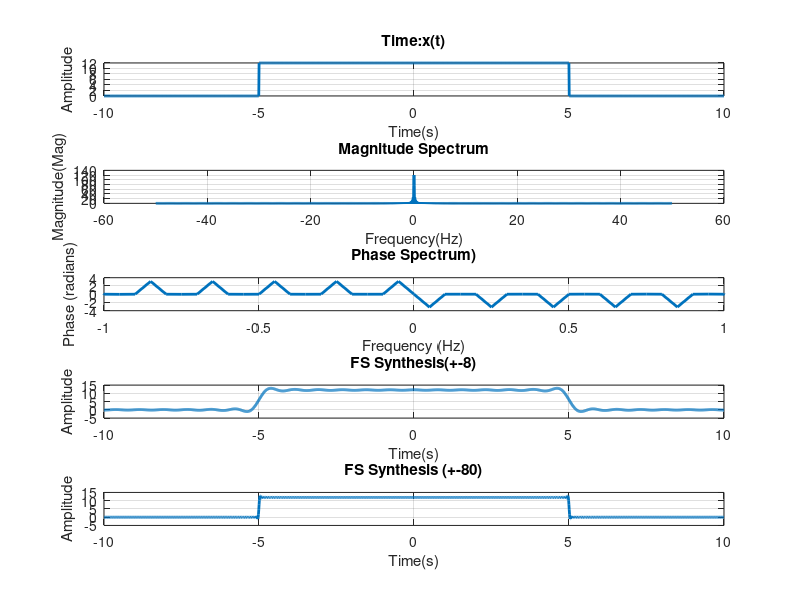

MATLAB code to generate this figure:
clc; clear; close all;
ID_NO = '2024A3PS0378P';
A = ID_NO(12) - 48 + 4;
W = ID_NO(11) - 48 + 3;
X = ID_NO(12) - 48 + 10;
t = linspace(-10, 10, 2000);  % <-- You must define t
dt = t(2) - t(1);
x = A*(abs(t) < W/2);
%%
subplot(5, 1, 1);
plot(t, x, 'LineWidth', 2)
grid on
title('Time:x(t)')
xlabel('Time(s)')
ylabel('Amplitude')
Xf = fftshift(fft(x))*dt;
N = numel(t);
f = (-N/2:N/2-1) * (1/(dt*N));
omega = 2*pi*f;
subplot(5,1,2)
plot(f, abs(Xf), 'LineWidth', 2)
grid on
title('Magnitude Spectrum')
xlabel('Frequency(Hz)')
ylabel('Magnitude(Mag)')
subplot(5,1,3)
plot(f, angle(Xf), 'LineWidth', 2);
grid on
title('Phase Spectrum)')
xlabel('Frequency (Hz)')
ylabel('Phase (radians)')
xlim([-1 1])
omega_c = 8;   % cutoff in rad/s (CHANGE THIS AS YOU LIKE)
LP_filter = abs(omega) < omega_c;  % rectangular LPF window
Xf_LP = Xf .* LP_filter;           % apply low-pass filter
x_rec = ifft(ifftshift(Xf_LP))/dt;
subplot(5, 1, 4)
plot(t, x_rec, 'LineWidth', 2)
grid on
title('FS Synthesis(+-8)')
xlabel('Time(s)')
ylabel('Amplitude')
omega_c2 = 80;
LP_filter2 = abs(omega) < omega_c2;
Xf_LP2= Xf.*LP_filter2;
x_rec2 = ifft(ifftshift(Xf_LP2))/dt;
subplot(5, 1, 5)
plot(t, x_rec2, 'LineWidth', 2)
grid on
title('FS Synthesis (+-80)')
xlabel('Time(s)')
ylabel('Amplitude')
